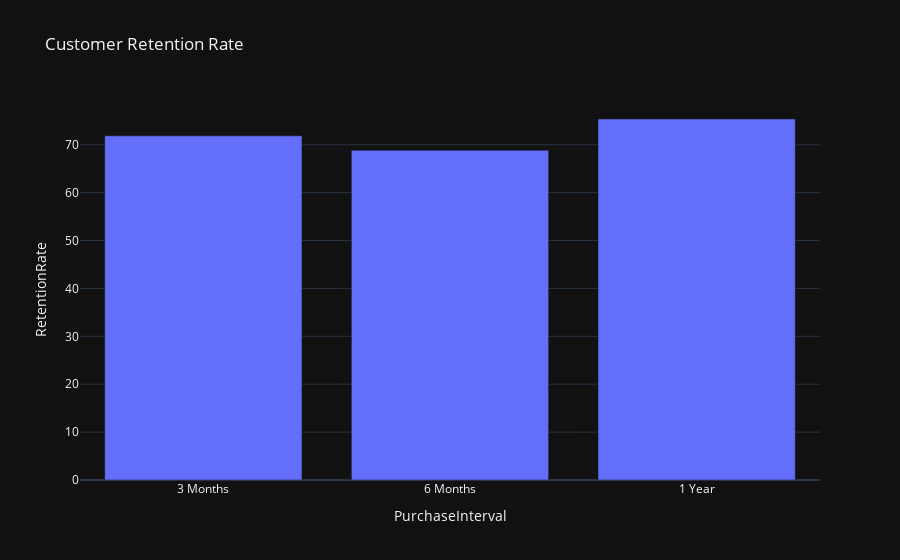

Notebook code cell kept with this figure:
### Code cell
# Customer Retention

query = '''WITH FirstPurchase AS (
    SELECT 
        CustomerID,
        MIN(TransactionDate) AS FirstPurchaseDate
    FROM 
        Transactions
    GROUP BY 
        CustomerID
),
SecondPurchase AS (
    SELECT 
        t.CustomerID,
        CASE
            WHEN t.TransactionDate <= DATE_ADD(fp.FirstPurchaseDate, INTERVAL 3 MONTH) THEN '3 Months'
            WHEN t.TransactionDate <= DATE_ADD(fp.FirstPurchaseDate, INTERVAL 6 MONTH) THEN '6 Months'
            WHEN t.TransactionDate <= DATE_ADD(fp.FirstPurchaseDate, INTERVAL 1 YEAR) THEN '1 Year'
        END AS PurchaseInterval
    FROM 
        Transactions t
    JOIN 
        FirstPurchase fp ON t.CustomerID = fp.CustomerID
    WHERE 
        t.TransactionDate > fp.FirstPurchaseDate
)
SELECT 
    PurchaseInterval,
    COUNT(DISTINCT CustomerID) AS RetainedCustomers,
    (COUNT(DISTINCT CustomerID) / (SELECT COUNT(*) FROM FirstPurchase)) * 100 AS RetentionRate
FROM 
    SecondPurchase
GROUP BY 
    PurchaseInterval
ORDER BY 
    FIELD(PurchaseInterval, '3 Months', '6 Months', '1 Year')'''
df = pd.read_sql(query, engine)
fig = px.bar(df, x = 'PurchaseInterval', y = 'RetentionRate', title = 'Customer Retention Rate', template= 'plotly_dark')
fig.show()

### Figure 1 — Plotly figure (JSON) as saved in the notebook; plotly's stock layout.template omitted (floating-point values rounded to 4 significant figures)
{"data": [{"alignmentgroup": "True", "hovertemplate": "PurchaseInterval=%{x}<br>RetentionRate=%{y}<extra></extra>", "legendgroup": "", "marker": {"color": "#636efa", "pattern": {"shape": ""}}, "name": "", "offsetgroup": "", "orientation": "v", "showlegend": false, "textposition": "auto", "type": "bar", "x": ["3 Months", "6 Months", "1 Year"], "xaxis": "x", "y": [71.86, 68.84, 75.38], "yaxis": "y"}], "layout": {"barmode": "relative", "legend": {"tracegroupgap": 0}, "title": {"text": "Customer Retention Rate"}, "xaxis": {"anchor": "y", "domain": [0, 1], "title": {"text": "PurchaseInterval"}}, "yaxis": {"anchor": "x", "domain": [0, 1], "title": {"text": "RetentionRate"}}}}
